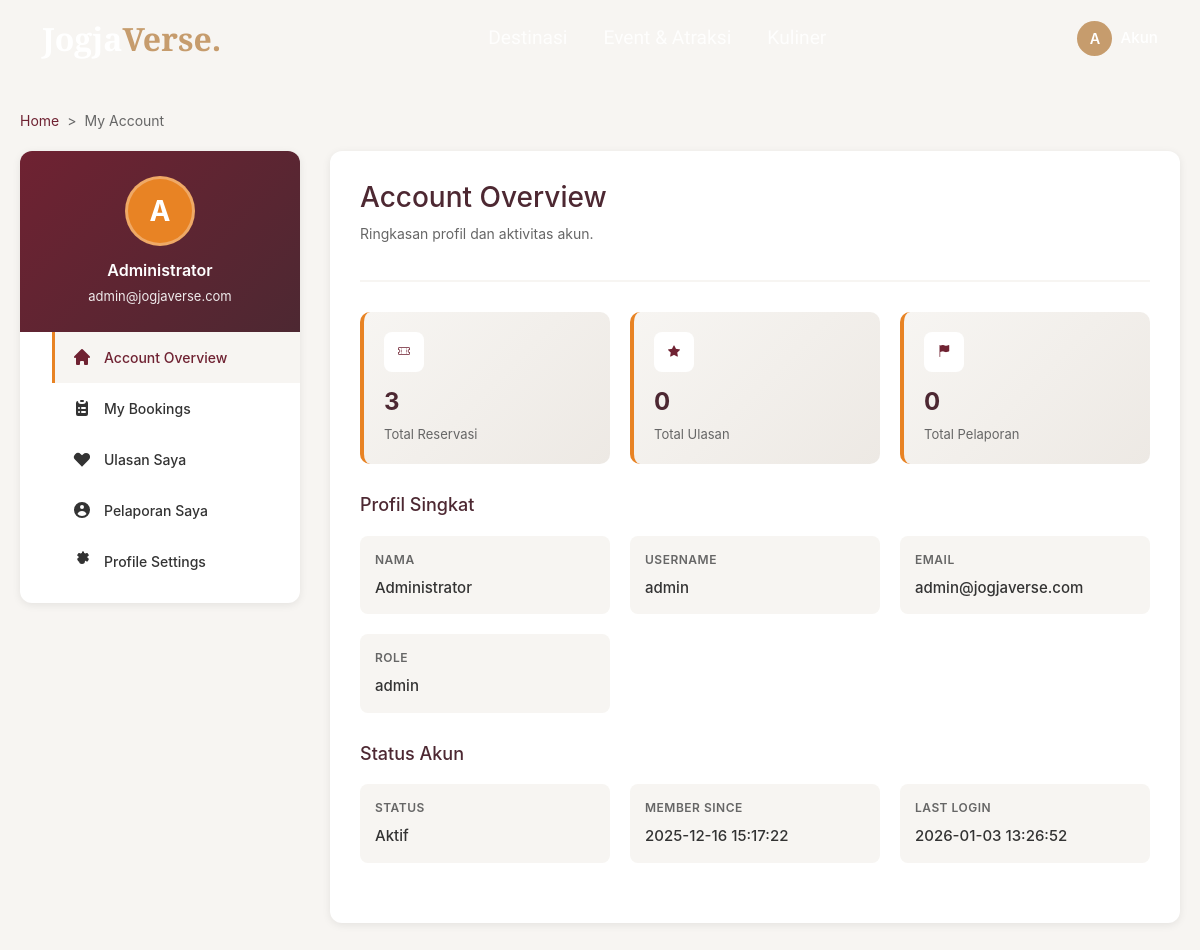
The app's page /public/user.php (signed in), older data.
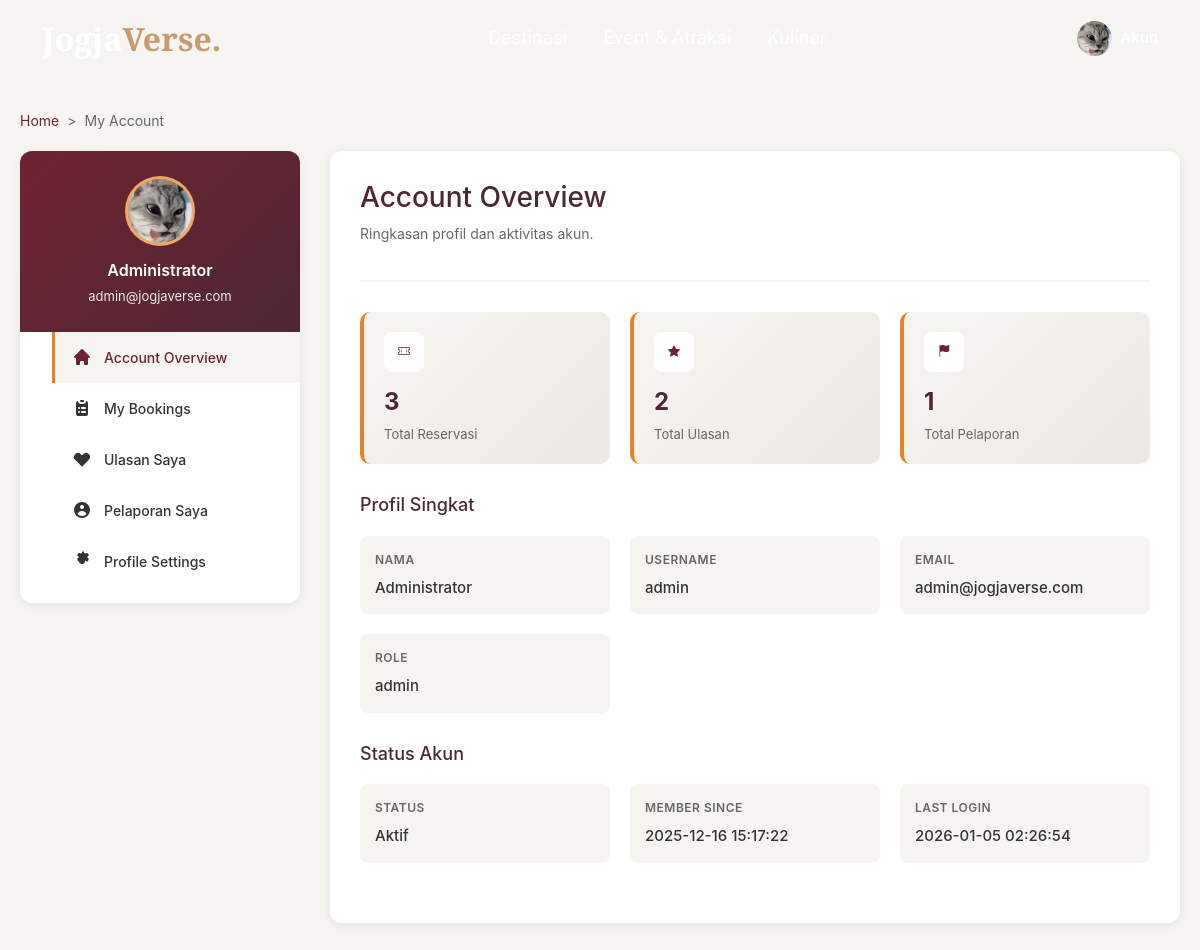
The same page, newer data.
### tables this page shows
CREATE TABLE `pengguna` (
  `id_pengguna` bigint UNSIGNED NOT NULL,
  `nama_lengkap` varchar(120) NOT NULL,
  `username` varchar(60) NOT NULL,
  `email` varchar(120) DEFAULT NULL,
  `kata_sandi_hash` varchar(255) NOT NULL,
  `peran` enum('admin','user') NOT NULL DEFAULT 'user',
  `nomor_hp` varchar(30) DEFAULT NULL,
  `foto_profil_url` varchar(255) DEFAULT NULL,
  `status_aktif` tinyint(1) NOT NULL DEFAULT '1',
  `dibuat_pada` datetime NOT NULL DEFAULT CURRENT_TIMESTAMP,
  `diubah_pada` datetime DEFAULT NULL ON UPDATE CURRENT_TIMESTAMP
);

### public/user.php (the view, shortened to what the changed rows need)
<?php
require_once __DIR__ . "/../config/koneksi.php";
function h($value) {
    return htmlspecialchars((string)$value, ENT_QUOTES, 'UTF-8');
}
function build_asset_url(?string $path): string {
    return BASE_URL . $path;
}
function table_exists(mysqli $koneksi, string $table): bool {
    $stmt = $koneksi->prepare("SELECT 1 FROM information_schema.tables WHERE table_schema = DATABASE() AND table_name = ? LIMIT 1");
    $stmt->bind_param("s", $table);
    $stmt->execute();
    $res = $stmt->get_result();
    $exists = $res && $res->num_rows > 0;
    return $exists;
}
$user_id = (int)($_SESSION['id_pengguna'] ?? 0);
$stmt = $koneksi->prepare("SELECT * FROM pengguna WHERE id_pengguna = ?");
$stmt->bind_param("i", $user_id);
$stmt->execute();
$user = $stmt->get_result()->fetch_assoc();
$reservasi_event = [];
if (table_exists($koneksi, 'reservasi_event')) {
    $stmt = $koneksi->prepare("
        SELECT r.id_reservasi, r.jumlah_tiket, r.total_harga, r.status, r.dibuat_pada,
               e.judul AS nama_event
        FROM reservasi_event r
        LEFT JOIN event e ON r.id_event = e.id_event
        WHERE r.id_pengguna = ?
        ORDER BY r.dibuat_pada DESC
    ");
    if ($stmt) {
        $stmt->bind_param("i", $user_id);
        $stmt->execute();
        $res = $stmt->get_result();
        if ($res) {
            while ($row = $res->fetch_assoc()) {
                $reservasi_event[] = $row;
            }
        }
    } else {
        $reservasi_message = 'Belum ada reservasi event.';
    }
} else {
    $reservasi_message = 'Belum ada reservasi event.';
}
$ulasan_list = [];
if (table_exists($koneksi, 'ulasan')) {
    $stmt = $koneksi->prepare("
        SELECT rating, komentar, jenis_target, status, dibuat_pada
        FROM ulasan
        WHERE id_pengguna = ?
          AND jenis_target IN ('destinasi','event','kuliner')
        ORDER BY dibuat_pada DESC
    ");
    if ($stmt) {
        $stmt->bind_param("i", $user_id);
        $stmt->execute();
        $res = $stmt->get_result();
        if ($res) {
            while ($row = $res->fetch_assoc()) {
                $ulasan_list[] = $row;
            }
        }
    } else {
        $ulasan_message = 'Belum ada ulasan.';
    }
} else {
    $ulasan_message = 'Belum ada ulasan.';
}
$pelaporan_list = [];
if (table_exists($koneksi, 'pelaporan')) {
    $cols = [];
    $resCols = $koneksi->query("SHOW COLUMNS FROM pelaporan");
    if ($resCols) {
        while ($c = $resCols->fetch_assoc()) {
            $cols[] = $c['Field'];
        }
    }
    if (in_array('id_pengguna', $cols, true)) {
        $stmt = $koneksi->prepare("SELECT * FROM pelaporan WHERE id_pengguna = ? ORDER BY dibuat_pada DESC");
        if ($stmt) {
            $stmt->bind_param("i", $user_id);
            $stmt->execute();
            $res = $stmt->get_result();
            if ($res) {
                while ($row = $res->fetch_assoc()) {
                    $pelaporan_list[] = $row;
                }
            }
        } else {
            $pelaporan_message = 'Fitur pelaporan belum tersedia.';
        }
    } else {
        $pelaporan_message = 'Fitur pelaporan belum tersedia.';
    }
} else {
    $pelaporan_message = 'Fitur pelaporan belum tersedia.';
}
$tab = $_GET['tab'] ?? 'overview';
$total_reservasi = count($reservasi_event);
$total_ulasan = count($ulasan_list);
$total_pelaporan = count($pelaporan_list);
?>
<!DOCTYPE html>
<html lang="id">
<head>
  <link rel="stylesheet" href="https://cdn.jsdelivr.net/npm/bootstrap@5.3.8/dist/css/bootstrap.min.css">
  <link rel="stylesheet" href="https://cdn.jsdelivr.net/npm/bootstrap-icons@1.13.1/font/bootstrap-icons.min.css">
  <link rel="stylesheet" href="user/css/style2.css">
</head>
<body>
<?php $current_user = $user; include __DIR__ . "/user/php/includes/navbar.php"; ?>
<div class="account-container">
    <div class="main-layout">
        <aside class="sidebar">
            <div class="sidebar-header">
                <div class="sidebar-avatar">
                    <?php if ($avatar_url !== ''): ?>
                        <img src="<?= h(build_asset_url($avatar_url)) ?>" alt="Avatar">
                    <?php else: ?>
                        <?= h($avatar_initial) ?>
                    <?php endif; ?>
                </div>
                <div class="sidebar-name"><?= h($user['nama_lengkap'] ?? '-') ?></div>
                <div class="sidebar-email"><?= h($user['email'] ?? '-') ?></div>
            </div>
        </aside>
        <main class="content-area">
    <?php
    $page_title = 'Account Overview';
    ?>
    <div class="content-header">
        <h1><?= h($page_title) ?></h1>
    </div>
    <?php if ($tab === 'overview'): ?>
        <div class="stats-grid">
            <div class="stat-card">
                <div class="stat-card-icon"><i class="bi bi-ticket-perforated"></i></div>
                <div class="stat-card-value"><?= h($total_reservasi) ?></div>
                <div class="stat-card-label">Total Reservasi</div>
            </div>
            <div class="stat-card">
                <div class="stat-card-icon"><i class="bi bi-star-fill"></i></div>
                <div class="stat-card-value"><?= h($total_ulasan) ?></div>
                <div class="stat-card-label">Total Ulasan</div>
            </div>
            <div class="stat-card">
                <div class="stat-card-icon"><i class="bi bi-flag-fill"></i></div>
                <div class="stat-card-value"><?= h($total_pelaporan) ?></div>
                <div class="stat-card-label">Total Pelaporan</div>
            </div>
        </div>
        <div class="info-section">
            <h2>Profil Singkat</h2>
            <div class="info-grid">
                <div class="info-item">
                    <div class="info-item-label">Nama</div>
                    <div class="info-item-value"><?= h($user['nama_lengkap'] ?? '-') ?></div>
                </div>
                <div class="info-item">
                    <div class="info-item-label">Username</div>
                    <div class="info-item-value"><?= h($user['username'] ?? '-') ?></div>
                </div>
                <div class="info-item">
                    <div class="info-item-label">Email</div>
                    <div class="info-item-value"><?= h($user['email'] ?? '-') ?></div>
                </div>
                <div class="info-item">
                    <div class="info-item-label">Role</div>
                    <div class="info-item-value"><?= h($user['peran'] ?? '-') ?></div>
                </div>
            </div>
        </div>
        <div class="info-section">
            <h2>Status Akun</h2>
            <div class="info-grid">
                <div class="info-item">
                    <div class="info-item-label">Status</div>
                    <div class="info-item-value"><?= ($user['status_aktif'] ?? 0) ? 'Aktif' : 'Non-aktif' ?></div>
                </div>
                <div class="info-item">
                    <div class="info-item-label">Member Since</div>
                    <div class="info-item-value"><?= h($user['dibuat_pada'] ?? '-') ?></div>
                </div>
                <div class="info-item">
                    <div class="info-item-label">Last Login</div>
                    <div class="info-item-value"><?= h($user['diubah_pada'] ?? '-') ?></div>
                </div>
            </div>
        </div>
    <?php endif; ?>
</main>
    </div>
</div>
</body>
</html>

### public/user/php/includes/navbar.php (shortened to what the changed rows need)
<?php
$base_url = defined('BASE_URL') ? BASE_URL : '';
$is_logged_in = !empty($_SESSION['login']) && $_SESSION['login'] === true;
$nav_user = null;
if ($is_logged_in && isset($current_user) && is_array($current_user)) {
  $nav_user = $current_user;
}
$display_name = $nav_user['nama_lengkap']
  ?? $nav_user['username']
  ?? ($_SESSION['nama_lengkap'] ?? $_SESSION['username'] ?? 'User');
$avatar_url = trim((string)($nav_user['foto_profil_url'] ?? ($_SESSION['foto_profil_url'] ?? '')));
$initial_source = $display_name !== '' ? $display_name : 'U';
$avatar_initial = strtoupper(substr($initial_source, 0, 1));
?>
<nav id="mainNavbar" class="navbar navbar-expand-lg fixed-top navbar-dark navbar-transparent">
  <div class="container">
    <div class="collapse navbar-collapse" id="navbarNav">
      <div class="d-flex justify-content-center align-items-center gap-2">
        <?php if ($is_logged_in): ?>
          <a href="<?= $base_url ?>/public/user.php?tab=overview" class="d-flex align-items-center text-decoration-none">
            <?php if ($avatar_url !== ''): ?>
              <img src="<?= h(build_asset_url($avatar_url)) ?>" alt="Profile" style="width:35px; height:35px; border-radius:50%; object-fit:cover; margin-right:8px;">
            <?php else: ?>
              <span class="d-inline-flex align-items-center justify-content-center text-white fw-semibold" style="width:35px; height:35px; border-radius:50%; background:#C69C6D; margin-right:8px; font-size:0.9rem;">
                <?= h($avatar_initial) ?>
              </span>
            <?php endif; ?>
            <span class="text-white fw-medium d-none d-md-inline" style="font-size: 0.95rem;">Akun</span>
          </a>
        <?php else: ?>
          <a href="<?= $base_url ?>/public/login.php" class="btn btn-gold px-4">Login</a>
        <?php endif; ?>
      </div>
    </div>
  </div>
</nav>

Row changes from the older to the newer data that the page shows:
changed pengguna "Administrator": foto_profil_url: picture added; diubah_pada "2026-01-03 13:26:52" → "2026-01-05 02:26:54"; nama_lengkap "A" → (not shown)
Text that changed along with them:
$total_ulasan: "0" → "2"
$total_pelaporan: "0" → "1"
